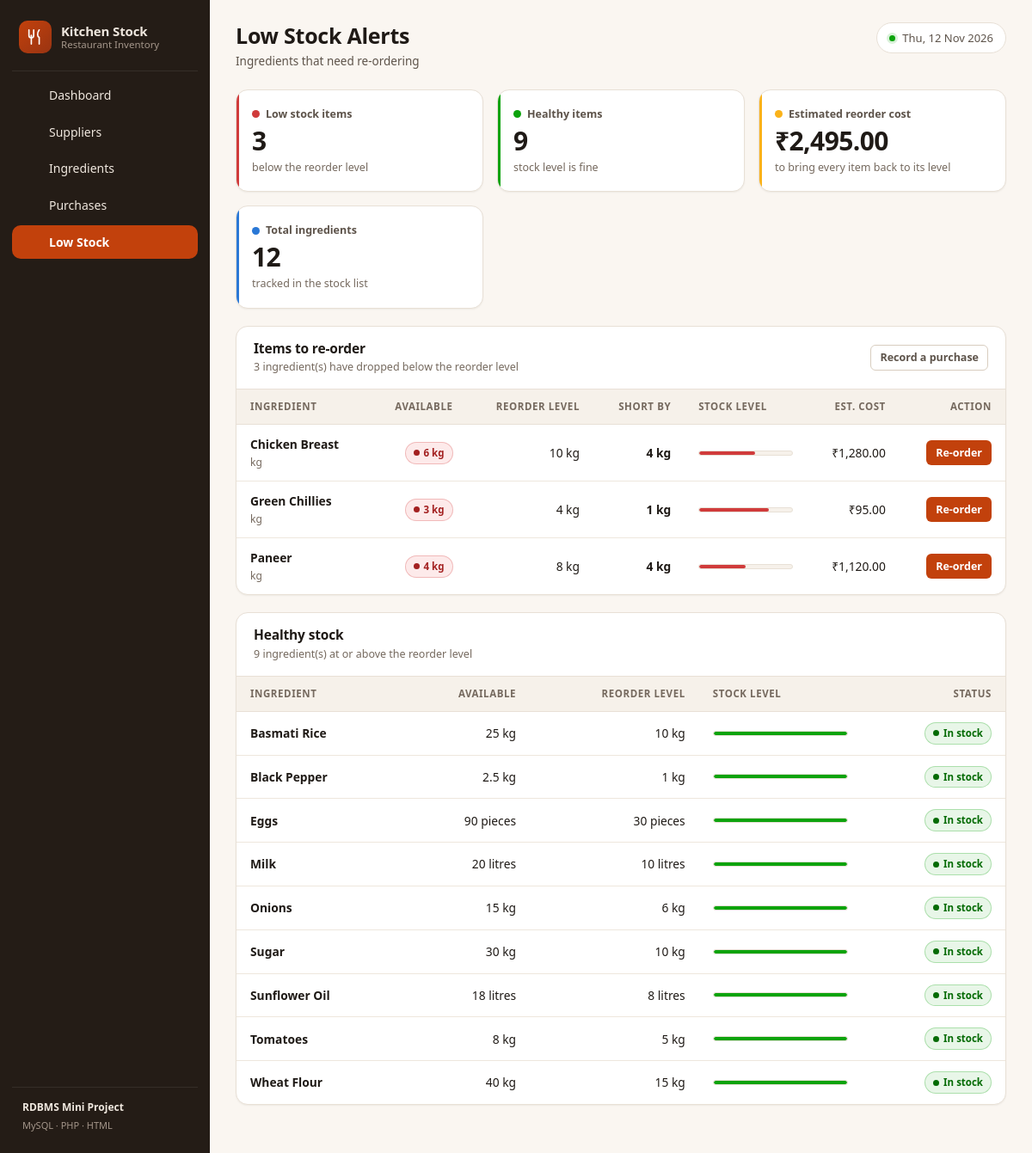
Page /low_stock.php on the committed database.
### tables this page shows
CREATE TABLE ingredients (
    ingredient_id   INT AUTO_INCREMENT PRIMARY KEY,
    ingredient_name VARCHAR(100) NOT NULL UNIQUE,
    quantity        DECIMAL(10,2) NOT NULL DEFAULT 0.00,
    unit            VARCHAR(20)  NOT NULL DEFAULT 'kg',
    price_per_unit  DECIMAL(10,2) NOT NULL DEFAULT 0.00,
    reorder_level   DECIMAL(10,2) NOT NULL DEFAULT 0.00,
    INDEX idx_ingredients_stock (quantity, reorder_level)
);

### includes/functions.php (called while the page is built, shortened)
<?php
function e($text): string
{
    return htmlspecialchars((string) $text, ENT_QUOTES, 'UTF-8');
}
function qty($value): string
{
    return rtrim(rtrim(number_format((float) $value, 2, '.', ''), '0'), '.');
}
function money($value): string
{
    return '₹' . number_format((float) $value, 2);
}
function stock_percent(float $quantity, float $reorder_level): float
{
    $percent = ($quantity / $reorder_level) * 100;
    return max(0.0, min(100.0, $percent));
}

### low_stock.php (the view, shortened to what this page needs)
<?php
require_once __DIR__ . '/includes/header.php';
$pdo = db_connect();
$allIngredients = $pdo->query(
    'SELECT i.*, COALESCE(SUM(p.quantity_purchased), 0) AS total_purchased
       FROM ingredients i
       LEFT JOIN purchases p ON p.ingredient_id = i.ingredient_id
      GROUP BY i.ingredient_id
      ORDER BY (i.quantity < i.reorder_level) DESC, i.ingredient_name ASC'
)->fetchAll();
$lowStock    = [];
$healthy     = [];
foreach ($allIngredients as $item) {
    if (is_low_stock($item)) {
        $lowStock[] = $item;
    } else {
        $healthy[] = $item;
    }
}
$reorderCost = 0.0;
foreach ($lowStock as $item) {
    $shortage   = (float) $item['reorder_level'] - (float) $item['quantity'];
    $reorderCost += $shortage * (float) $item['price_per_unit'];
}
?>
<section class="stat-grid" aria-label="Low stock summary">
    <article class="stat" style="--stat-accent: <?= count($lowStock) > 0 ? 'var(--critical)' : 'var(--good)' ?>;">
        <span class="stat-label"><span class="stat-dot"></span>Low stock items</span>
        <span class="stat-value"><?= count($lowStock) ?></span>
        <span class="stat-foot">below the reorder level</span>
    </article>
    <article class="stat" style="--stat-accent: var(--good);">
        <span class="stat-label"><span class="stat-dot"></span>Healthy items</span>
        <span class="stat-value"><?= count($healthy) ?></span>
        <span class="stat-foot">stock level is fine</span>
    </article>
    <article class="stat" style="--stat-accent: var(--warning);">
        <span class="stat-label"><span class="stat-dot"></span>Estimated reorder cost</span>
        <span class="stat-value"><?= money($reorderCost) ?></span>
        <span class="stat-foot">to bring every item back to its level</span>
    </article>
    <article class="stat" style="--stat-accent: var(--series-1);">
        <span class="stat-label"><span class="stat-dot"></span>Total ingredients</span>
        <span class="stat-value"><?= count($allIngredients) ?></span>
        <span class="stat-foot">tracked in the stock list</span>
    </article>
</section>
<section class="card" style="margin-top:20px;">
    <div class="card-head">
        <div>
            <h2 class="card-title">Items to re-order</h2>
            <p class="card-sub"><?= count($lowStock) ?> ingredient(s) have dropped below the reorder level</p>
        </div>
        <a class="btn btn-ghost btn-sm" href="purchases.php">Record a purchase</a>
    </div>
    <?php if (empty($lowStock)): ?>
        <div class="empty">
            <div class="empty-icon">
                <svg viewBox="0 0 24 24" width="22" height="22" fill="none" stroke="currentColor"
                     stroke-width="1.7" stroke-linecap="round" stroke-linejoin="round">
                    <circle cx="12" cy="12" r="9"/><path d="M8.5 12.5l2.5 2.5 4.5-5"/></svg>
            </div>
            <h3>No low stock alerts</h3>
            <p>Every ingredient is currently at or above its reorder level. Nothing needs re-ordering right now.</p>
        </div>
    <?php else: ?>
        <div class="table-wrap">
            <table class="data">
                <thead>
                    <tr>
                        <th>Ingredient</th>
                        <th class="num">Available</th>
                        <th class="num">Reorder level</th>
                        <th class="num">Short by</th>
                        <th style="min-width:120px;">Stock level</th>
                        <th class="num">Est. cost</th>
                        <th class="actions-cell">Action</th>
                    </tr>
                </thead>
                <tbody>
                    <?php foreach ($lowStock as $item): ?>
                        <?php
                        $shortage   = (float) $item['reorder_level'] - (float) $item['quantity'];
                        $percent    = stock_percent((float) $item['quantity'], (float) $item['reorder_level']);
                        $itemCost   = $shortage * (float) $item['price_per_unit'];
                        ?>
                        <tr>
                            <td>
                                <div class="cell-primary"><?= e($item['ingredient_name']) ?></div>
                                <div class="cell-sub"><?= e($item['unit']) ?></div>
                            </td>
                            <td class="num">
                                <span class="badge badge-critical">
                                    <span class="badge-dot"></span>
                                    <?= qty($item['quantity']) ?> <?= e($item['unit']) ?>
                                </span>
                            </td>
                            <td class="num"><?= qty($item['reorder_level']) ?> <?= e($item['unit']) ?></td>
                            <td class="num cell-primary"><?= qty($shortage) ?> <?= e($item['unit']) ?></td>
                            <td>
                                <div class="meter">
                                    <div class="meter-fill is-low" style="width: <?= number_format($percent, 1) ?>%;"></div>
                                </div>
                            </td>
                            <td class="num"><?= money($itemCost) ?></td>
                            <td class="actions-cell">
                                <a class="btn btn-primary btn-sm" href="purchases.php">Re-order</a>
                            </td>
                        </tr>
                    <?php endforeach; ?>
                </tbody>
            </table>
        </div>
    <?php endif; ?>
</section>
<?php if (!empty($healthy)): ?>
<section class="card" style="margin-top:20px;">
    <div class="card-head">
        <div>
            <h2 class="card-title">Healthy stock</h2>
            <p class="card-sub"><?= count($healthy) ?> ingredient(s) at or above the reorder level</p>
        </div>
    </div>
    <div class="table-wrap">
        <table class="data">
            <thead>
                <tr>
                    <th>Ingredient</th>
                    <th class="num">Available</th>
                    <th class="num">Reorder level</th>
                    <th style="min-width:120px;">Stock level</th>
                    <th class="num">Status</th>
                </tr>
            </thead>
            <tbody>
                <?php foreach ($healthy as $item): ?>
                    <?php $percent = stock_percent((float) $item['quantity'], (float) $item['reorder_level']); ?>
                    <tr>
                        <td class="cell-primary"><?= e($item['ingredient_name']) ?></td>
                        <td class="num"><?= qty($item['quantity']) ?> <?= e($item['unit']) ?></td>
                        <td class="num"><?= qty($item['reorder_level']) ?> <?= e($item['unit']) ?></td>
                        <td>
                            <div class="meter">
                                <div class="meter-fill is-ok" style="width: <?= number_format($percent, 1) ?>%;"></div>
                            </div>
                        </td>
                        <td class="num">
                            <span class="badge badge-good"><span class="badge-dot"></span> In stock</span>
                        </td>
                    </tr>
                <?php endforeach; ?>
            </tbody>
        </table>
    </div>
</section>
<?php endif; ?>
<?php require_once __DIR__ . '/includes/footer.php'; ?>

### rows in the picture
ingredients: ingredient_name "Chicken Breast", unit "kg", quantity "6", reorder_level "10", qty($shortage) "4", money($itemCost) "₹1,280.00"
ingredients: ingredient_name "Green Chillies", unit "kg", quantity "3", reorder_level "4", qty($shortage) "1", money($itemCost) "₹95.00"
ingredients: ingredient_name "Paneer", unit "kg", quantity "4", reorder_level "8", qty($shortage) "4", money($itemCost) "₹1,120.00"
ingredients: ingredient_name "Basmati Rice", quantity "25", unit "kg", reorder_level "10"
ingredients: ingredient_name "Black Pepper", quantity "2.5", unit "kg", reorder_level "1"
ingredients: ingredient_name "Eggs", quantity "90", unit "pieces", reorder_level "30"
ingredients: ingredient_name "Milk", quantity "20", unit "litres", reorder_level "10"
ingredients: ingredient_name "Onions", quantity "15", unit "kg", reorder_level "6"
ingredients: ingredient_name "Sugar", quantity "30", unit "kg", reorder_level "10"
ingredients: ingredient_name "Sunflower Oil", quantity "18", unit "litres", reorder_level "8"
ingredients: ingredient_name "Tomatoes", quantity "8", unit "kg", reorder_level "5"
ingredients: ingredient_name "Wheat Flour", quantity "40", unit "kg", reorder_level "15"

### other values in the picture
$item['label'] "Dashboard"
$item['label'] "Suppliers"
$item['label'] "Ingredients"
$item['label'] "Purchases"
$item['label'] "Low Stock"
$pageTitle "Low Stock Alerts"
$pageSubtitle "Ingredients that need re-ordering"
count($lowStock) "3"
count($healthy) "9"
money($reorderCost) "₹2,495.00"
count($allIngredients) "12"
